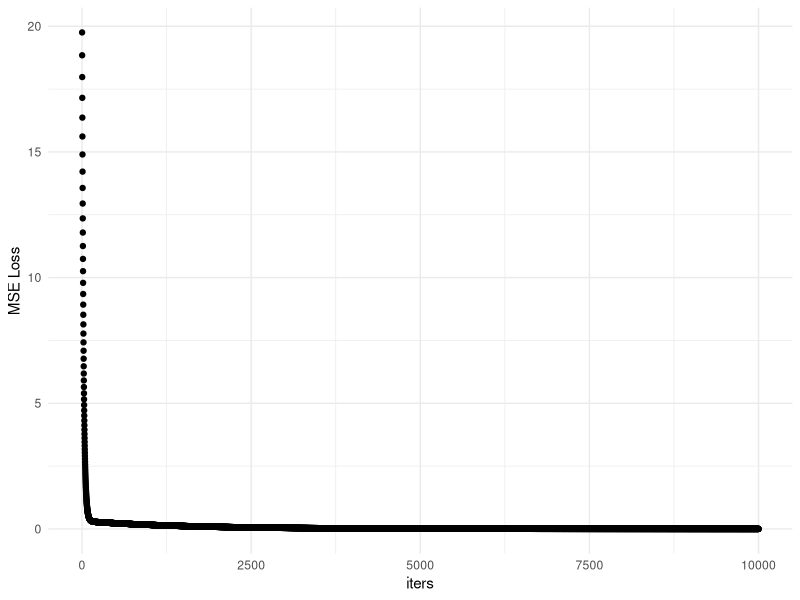
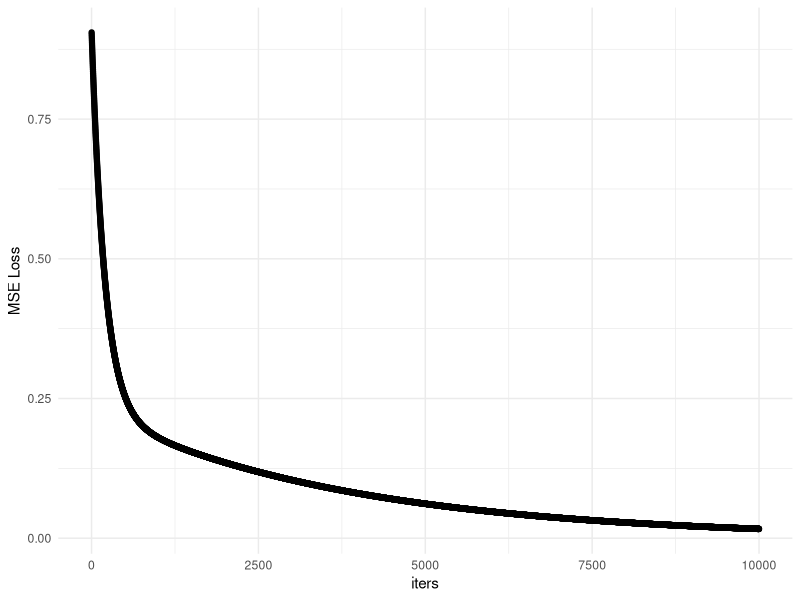
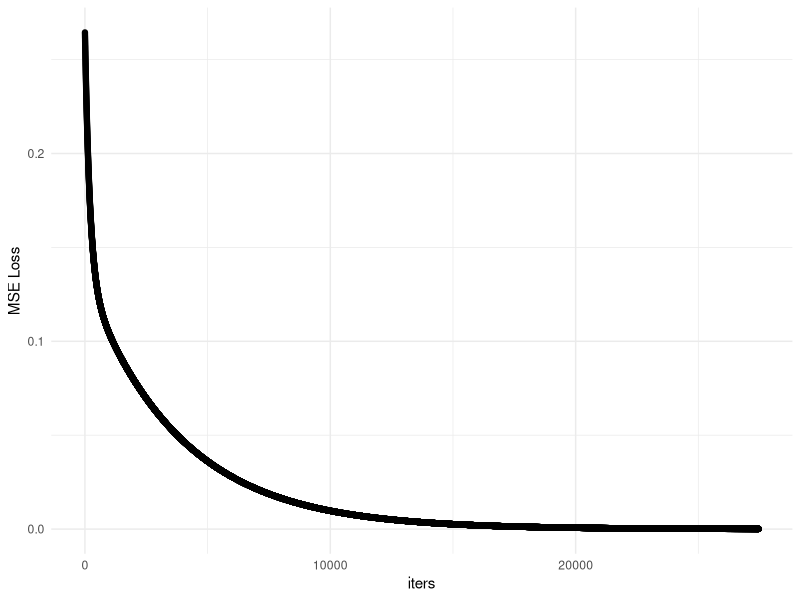

Reproduce these figures in R, in order.
## ---- chunk 1
gradient_descent <- function(x,y, epsilon = 0.001, lr = 0.001, steps = 10000){
  epsilon = 0.0001
  m = runif(1) #Initialize a random number
  b = runif(1) #Initialize a random number
  N = length(x)
  log = c()
  mseloss = c()
  for (step in 1:steps){
    f = y - (m*x + b) #Subtracting the estimated value from the actual value
    mseloss = c(mseloss, sum(f ** 2) / N)
    dm <- -2 / N * sum(x %*% f)
    db <- -2 / N * sum(f)
    m = m - lr * dm
    b = b - lr * db
    log = rbind(log, c(m,b))
    if (sum(f ** 2) / N <= epsilon){ #stop the algorithm once we have converged to zero
      break
    }
  }
  list = list('m' = m, 'b' = b, 'steps' = step, 'log' = log, 'mseloss' = mseloss)
  return(list)
}
## ---- chunk 2
x = c(1,2,3,4,5)
y = 2 * x
ptm <- proc.time()
res <- gradient_descent(x,y)
proc.time() - ptm
res$m
res$b
cat('The predicted values are:', head(res$m * x + res$b))
cat('\nThe actual values are:', head(y))
## ---- chunk 3
library(ggplot2)
df <- data.frame('iters' = 1:res$steps, 'mseloss' = res$mseloss)
ggplot(df, aes(x = iters, y = mseloss)) + geom_point() + theme_minimal() + ylab('MSE Loss')
## ---- chunk 4
x = runif(10000)
y = 2 * x
ptm <- proc.time()
res <- gradient_descent(x,y)
proc.time() - ptm
res$m
res$b
cat('The predicted values are:', head(res$m * x + res$b))
cat('\nThe actual values are:', head(y))
## ---- chunk 5
df <- data.frame('iters' = 1:res$steps, 'mseloss' = res$mseloss)
ggplot(df, aes(x = iters, y = mseloss)) + geom_point() + theme_minimal() + ylab('MSE Loss')
## ---- chunk 6
ptm <- proc.time()
res <- gradient_descent(x,y, steps = 50000)
proc.time() - ptm
res$m
res$b
cat('The predicted values are:', head(res$m * x + res$b))
cat('\nThe actual values are:', head(y))
## ---- chunk 7
df <- data.frame('iters' = 1:res$steps, 'mseloss' = res$mseloss)
ggplot(df, aes(x = iters, y = mseloss)) + geom_point() + theme_minimal() + ylab('MSE Loss')
## ---- chunk 8
s_gradient_descent <- function(x,y, epsilon = 0.001, lr = 0.001, steps = 10000, batch_size = 1){
  epsilon = 0.0001
  m = runif(1) #Initialize a random number
  b = runif(1) #Initialize a random number
  log = c()
  mseloss = c()
  for (step in 1:steps){
    index <- sample.int(length(y), batch_size)
    N = length(index)
    Xs <- x[index]
    Ys <- y[index]
    f = Ys - (m*Xs + b) #Subtracting the estimated value from the actual value
    mseloss = c(mseloss, sum(f ** 2) / N)
    dm <- -2 / N * sum(Xs %*% f)
    db <- -2 / N * sum(f)
    m = m - lr * dm
    b = b - lr * db
    log = rbind(log, c(m,b))
    if (sum(f ** 2) / N <= epsilon){ #stop the algorithm once we have converged to zero
      break
    }
  }
  list = list('m' = m, 'b' = b, 'steps' = step, 'log' = log, 'mseloss' = mseloss)
  return(list)
}
## ---- chunk 9
ptm <- proc.time()
sgd_res <- s_gradient_descent(x,y, steps = 50000, batch = 100)
proc.time() - ptm
sgd_res$m
sgd_res$b
cat('The predicted values are:', head(sgd_res$m * x + sgd_res$b))
cat('\nThe actual values are:', head(y))
